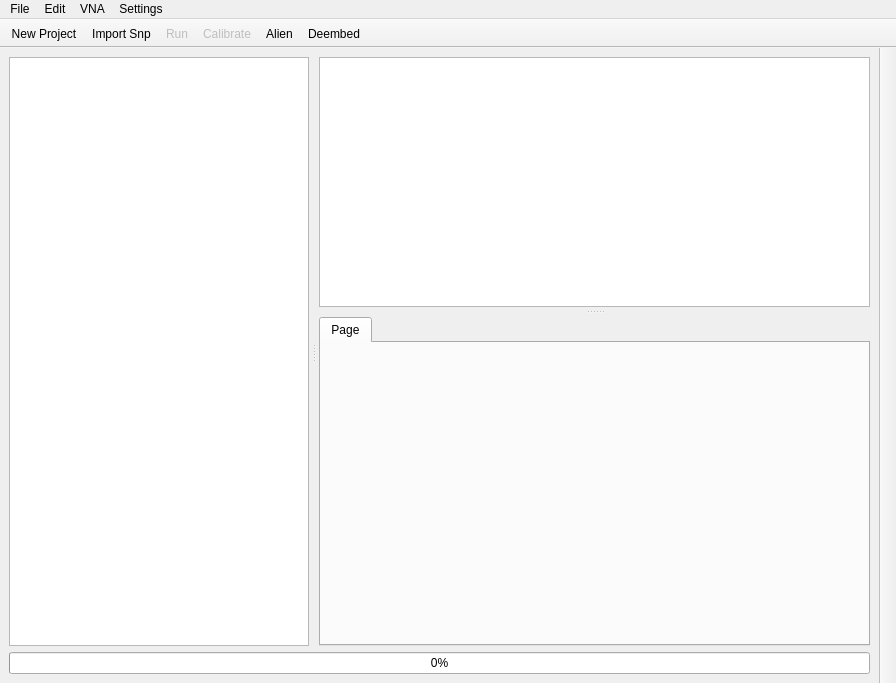
<?xml version="1.0" encoding="UTF-8"?>
<ui version="4.0">
 <class>MainWindow</class>
 <widget class="QMainWindow" name="MainWindow">
  <property name="geometry">
   <rect>
    <x>0</x>
    <y>0</y>
    <width>896</width>
    <height>683</height>
   </rect>
  </property>
  <property name="minimumSize">
   <size>
    <width>896</width>
    <height>683</height>
   </size>
  </property>
  <property name="windowTitle">
   <string>Belden Network Analyzer Software </string>
  </property>
  <property name="windowOpacity">
   <double>42.000000000000000</double>
  </property>
  <property name="unifiedTitleAndToolBarOnMac">
   <bool>false</bool>
  </property>
  <widget class="QWidget" name="centralwidget">
   <layout class="QHBoxLayout" name="horizontalLayout_3">
    <item>
     <layout class="QVBoxLayout" name="verticalLayout_4">
      <item>
       <widget class="QSplitter" name="splitter_2">
        <property name="cursor">
         <cursorShape>ArrowCursor</cursorShape>
        </property>
        <property name="orientation">
         <enum>Qt::Horizontal</enum>
        </property>
        <property name="opaqueResize">
         <bool>true</bool>
        </property>
        <property name="handleWidth">
         <number>10</number>
        </property>
        <property name="childrenCollapsible">
         <bool>false</bool>
        </property>
        <widget class="QTableWidget" name="sampleTable">
         <property name="sizePolicy">
          <sizepolicy hsizetype="Ignored" vsizetype="Expanding">
           <horstretch>1</horstretch>
           <verstretch>0</verstretch>
          </sizepolicy>
         </property>
         <property name="minimumSize">
          <size>
           <width>50</width>
           <height>507</height>
          </size>
         </property>
         <property name="maximumSize">
          <size>
           <width>300</width>
           <height>16777215</height>
          </size>
         </property>
         <property name="alternatingRowColors">
          <bool>true</bool>
         </property>
         <property name="selectionBehavior">
          <enum>QAbstractItemView::SelectRows</enum>
         </property>
         <attribute name="horizontalHeaderVisible">
          <bool>true</bool>
         </attribute>
         <attribute name="verticalHeaderVisible">
          <bool>false</bool>
         </attribute>
        </widget>
        <widget class="QWidget" name="verticalLayoutWidget">
         <layout class="QVBoxLayout" name="verticalLayout_3">
          <item>
           <widget class="QSplitter" name="splitter">
            <property name="cursor">
             <cursorShape>ArrowCursor</cursorShape>
            </property>
            <property name="orientation">
             <enum>Qt::Vertical</enum>
            </property>
            <property name="opaqueResize">
             <bool>true</bool>
            </property>
            <property name="handleWidth">
             <number>10</number>
            </property>
            <property name="childrenCollapsible">
             <bool>false</bool>
            </property>
            <widget class="Canvas" name="graphicsView">
             <property name="sizePolicy">
              <sizepolicy hsizetype="Expanding" vsizetype="Preferred">
               <horstretch>0</horstretch>
               <verstretch>0</verstretch>
              </sizepolicy>
             </property>
             <property name="minimumSize">
              <size>
               <width>0</width>
               <height>250</height>
              </size>
             </property>
             <property name="autoFillBackground">
              <bool>true</bool>
             </property>
            </widget>
            <widget class="QTabWidget" name="param_tabs">
             <property name="sizePolicy">
              <sizepolicy hsizetype="Expanding" vsizetype="Expanding">
               <horstretch>0</horstretch>
               <verstretch>100</verstretch>
              </sizepolicy>
             </property>
             <widget class="QWidget" name="tab">
              <attribute name="title">
               <string>Page</string>
              </attribute>
             </widget>
            </widget>
           </widget>
          </item>
         </layout>
        </widget>
       </widget>
      </item>
      <item>
       <widget class="QProgressBar" name="progressBar">
        <property name="value">
         <number>0</number>
        </property>
        <property name="textVisible">
         <bool>true</bool>
        </property>
       </widget>
      </item>
     </layout>
    </item>
   </layout>
  </widget>
  <widget class="QToolBar" name="toolBar2">
   <property name="windowTitle">
    <string>toolBar</string>
   </property>
   <property name="movable">
    <bool>false</bool>
   </property>
   <attribute name="toolBarArea">
    <enum>RightToolBarArea</enum>
   </attribute>
   <attribute name="toolBarBreak">
    <bool>false</bool>
   </attribute>
  </widget>
  <widget class="QToolBar" name="toolBar">
   <property name="enabled">
    <bool>true</bool>
   </property>
   <property name="font">
    <font>
     <strikeout>false</strikeout>
    </font>
   </property>
   <property name="windowTitle">
    <string>toolBar_2</string>
   </property>
   <property name="movable">
    <bool>false</bool>
   </property>
   <property name="floatable">
    <bool>true</bool>
   </property>
   <attribute name="toolBarArea">
    <enum>TopToolBarArea</enum>
   </attribute>
   <attribute name="toolBarBreak">
    <bool>false</bool>
   </attribute>
   <addaction name="actionNew_Project"/>
   <addaction name="actionToolbar_Import_SnP"/>
   <addaction name="actionRun"/>
   <addaction name="actionCalibrate_2"/>
   <addaction name="actionAlien"/>
   <addaction name="actionDeembed"/>
  </widget>
  <widget class="QMenuBar" name="menuBar">
   <property name="geometry">
    <rect>
     <x>0</x>
     <y>0</y>
     <width>896</width>
     <height>22</height>
    </rect>
   </property>
   <widget class="QMenu" name="menuFile">
    <property name="title">
     <string>File</string>
    </property>
    <addaction name="actionImport_Project"/>
    <addaction name="actionImport_SnP"/>
    <addaction name="separator"/>
    <addaction name="actionSave_Project"/>
    <addaction name="separator"/>
    <addaction name="actionExport_Excel"/>
    <addaction name="actionGenerate_Report"/>
    <addaction name="separator"/>
    <addaction name="actionExit"/>
    <addaction name="separator"/>
   </widget>
   <widget class="QMenu" name="menuEdit">
    <property name="title">
     <string>Edit</string>
    </property>
    <addaction name="actionCut"/>
    <addaction name="actionCopy"/>
    <addaction name="actionPaste"/>
    <addaction name="actionDelete"/>
    <addaction name="separator"/>
    <addaction name="actionUndo"/>
    <addaction name="actionRedo"/>
    <addaction name="separator"/>
    <addaction name="actionSelect_All"/>
    <addaction name="separator"/>
    <addaction name="actionFind"/>
   </widget>
   <widget class="QMenu" name="menuSettings">
    <property name="title">
     <string>Settings</string>
    </property>
    <addaction name="actionConfigure_Test"/>
    <addaction name="actionConfigure_Reports"/>
    <addaction name="separator"/>
    <addaction name="actionTest"/>
   </widget>
   <widget class="QMenu" name="menuVNA">
    <property name="title">
     <string>VNA</string>
    </property>
    <addaction name="actionConnect"/>
    <addaction name="actionDisconnect"/>
    <addaction name="separator"/>
    <addaction name="actionMeasure"/>
    <addaction name="actionCalibrate"/>
    <addaction name="separator"/>
    <addaction name="actionWho_am_I"/>
   </widget>
   <addaction name="menuFile"/>
   <addaction name="menuEdit"/>
   <addaction name="menuVNA"/>
   <addaction name="menuSettings"/>
  </widget>
  <action name="actionImport_SnP">
   <property name="text">
    <string>Import SnP</string>
   </property>
  </action>
  <action name="actionImport_Project">
   <property name="checkable">
    <bool>false</bool>
   </property>
   <property name="checked">
    <bool>false</bool>
   </property>
   <property name="text">
    <string>Import Project</string>
   </property>
  </action>
  <action name="actionSave_Project">
   <property name="text">
    <string>Save Project</string>
   </property>
  </action>
  <action name="actionExport_Excel">
   <property name="text">
    <string>Export Excel</string>
   </property>
  </action>
  <action name="actionGenerate_Report">
   <property name="text">
    <string>Generate Report</string>
   </property>
  </action>
  <action name="actionExit">
   <property name="text">
    <string>Exit</string>
   </property>
  </action>
  <action name="actionCut">
   <property name="text">
    <string>Cut</string>
   </property>
  </action>
  <action name="actionCopy">
   <property name="text">
    <string>Copy</string>
   </property>
  </action>
  <action name="actionPaste">
   <property name="text">
    <string>Paste</string>
   </property>
  </action>
  <action name="actionDelete">
   <property name="text">
    <string>Delete</string>
   </property>
  </action>
  <action name="actionUndo">
   <property name="text">
    <string>Undo</string>
   </property>
  </action>
  <action name="actionRedo">
   <property name="text">
    <string>Redo</string>
   </property>
  </action>
  <action name="actionFind">
   <property name="text">
    <string>Find</string>
   </property>
  </action>
  <action name="actionSelect_All">
   <property name="text">
    <string>Select All</string>
   </property>
  </action>
  <action name="actionConfigure_Test">
   <property name="text">
    <string>Configure Test</string>
   </property>
  </action>
  <action name="actionConnect_to_VNA">
   <property name="text">
    <string>Connect</string>
   </property>
  </action>
  <action name="actionConfigure_Reports">
   <property name="text">
    <string>Configure Reports</string>
   </property>
  </action>
  <action name="actionAbout">
   <property name="text">
    <string>About</string>
   </property>
  </action>
  <action name="actionTest">
   <property name="text">
    <string>Test</string>
   </property>
  </action>
  <action name="actionToolbar_Import_SnP">
   <property name="checkable">
    <bool>false</bool>
   </property>
   <property name="icon">
    <iconset resource="images.qrc">
     <normaloff>:/Pictures/Icons/ImportFIle2.png</normaloff>:/Pictures/Icons/ImportFIle2.png</iconset>
   </property>
   <property name="text">
    <string>Import Snp</string>
   </property>
   <property name="toolTip">
    <string>Import SnP file</string>
   </property>
  </action>
  <action name="actionNew_Project">
   <property name="checkable">
    <bool>false</bool>
   </property>
   <property name="icon">
    <iconset resource="images.qrc">
     <normaloff>:/Pictures/Icons/newProject.png</normaloff>:/Pictures/Icons/newProject.png</iconset>
   </property>
   <property name="text">
    <string>New Project</string>
   </property>
   <property name="toolTip">
    <string>Create New Project</string>
   </property>
  </action>
  <action name="actionConnect">
   <property name="text">
    <string>Connect</string>
   </property>
  </action>
  <action name="actionWho_am_I">
   <property name="enabled">
    <bool>false</bool>
   </property>
   <property name="text">
    <string>Who am I ?</string>
   </property>
  </action>
  <action name="actionMeasure">
   <property name="enabled">
    <bool>false</bool>
   </property>
   <property name="text">
    <string>Measure</string>
   </property>
  </action>
  <action name="actionCalibrate">
   <property name="enabled">
    <bool>false</bool>
   </property>
   <property name="text">
    <string>Calibrate</string>
   </property>
  </action>
  <action name="actionDisconnect">
   <property name="enabled">
    <bool>false</bool>
   </property>
   <property name="text">
    <string>Disconnect</string>
   </property>
  </action>
  <action name="actionRun">
   <property name="enabled">
    <bool>false</bool>
   </property>
   <property name="icon">
    <iconset resource="images.qrc">
     <normaloff>:/Pictures/Icons/Run.png</normaloff>
     <disabledoff>:/Pictures/Icons/Run_disabled.png</disabledoff>
     <disabledon>:/Pictures/Icons/Run_disabled.png</disabledon>:/Pictures/Icons/Run.png</iconset>
   </property>
   <property name="text">
    <string>Run</string>
   </property>
  </action>
  <action name="actionCalibrate_2">
   <property name="enabled">
    <bool>false</bool>
   </property>
   <property name="icon">
    <iconset resource="images.qrc">
     <normaloff>:/Pictures/Icons/calibrate.png</normaloff>
     <disabledoff>:/Pictures/Icons/calibrate_disabled.png</disabledoff>
     <disabledon>:/Pictures/Icons/calibrate_disabled.png</disabledon>:/Pictures/Icons/calibrate.png</iconset>
   </property>
   <property name="text">
    <string>Calibrate</string>
   </property>
  </action>
  <action name="actionAlien">
   <property name="icon">
    <iconset resource="images.qrc">
     <normaloff>:/Pictures/Icons/alien.png</normaloff>:/Pictures/Icons/alien.png</iconset>
   </property>
   <property name="text">
    <string>Alien</string>
   </property>
   <property name="toolTip">
    <string>Alien</string>
   </property>
  </action>
  <action name="actionDeembed">
   <property name="icon">
    <iconset resource="images.qrc">
     <normaloff>:/Pictures/Icons/deembed.png</normaloff>:/Pictures/Icons/deembed.png</iconset>
   </property>
   <property name="text">
    <string>Deembed</string>
   </property>
   <property name="toolTip">
    <string>Deembed</string>
   </property>
  </action>
 </widget>
 <customwidgets>
  <customwidget>
   <class>Canvas</class>
   <extends>QGraphicsView</extends>
   <header>canvas.h</header>
  </customwidget>
 </customwidgets>
 <resources>
  <include location="images.qrc"/>
 </resources>
 <connections>
  <connection>
   <sender>actionToolbar_Import_SnP</sender>
   <signal>triggered()</signal>
   <receiver>MainWindow</receiver>
   <slot>importSnp()</slot>
   <hints>
    <hint type="sourcelabel">
     <x>-1</x>
     <y>-1</y>
    </hint>
    <hint type="destinationlabel">
     <x>447</x>
     <y>341</y>
    </hint>
   </hints>
  </connection>
  <connection>
   <sender>actionNew_Project</sender>
   <signal>triggered()</signal>
   <receiver>MainWindow</receiver>
   <slot>newProject()</slot>
   <hints>
    <hint type="sourcelabel">
     <x>-1</x>
     <y>-1</y>
    </hint>
    <hint type="destinationlabel">
     <x>447</x>
     <y>341</y>
    </hint>
   </hints>
  </connection>
  <connection>
   <sender>sampleTable</sender>
   <signal>itemSelectionChanged()</signal>
   <receiver>MainWindow</receiver>
   <slot>setActiveSample()</slot>
   <hints>
    <hint type="sourcelabel">
     <x>162</x>
     <y>357</y>
    </hint>
    <hint type="destinationlabel">
     <x>447</x>
     <y>341</y>
    </hint>
   </hints>
  </connection>
  <connection>
   <sender>actionRun</sender>
   <signal>triggered()</signal>
   <receiver>MainWindow</receiver>
   <slot>aquire()</slot>
   <hints>
    <hint type="sourcelabel">
     <x>-1</x>
     <y>-1</y>
    </hint>
    <hint type="destinationlabel">
     <x>447</x>
     <y>341</y>
    </hint>
   </hints>
  </connection>
  <connection>
   <sender>actionImport_SnP</sender>
   <signal>triggered()</signal>
   <receiver>MainWindow</receiver>
   <slot>importSnp()</slot>
   <hints>
    <hint type="sourcelabel">
     <x>-1</x>
     <y>-1</y>
    </hint>
    <hint type="destinationlabel">
     <x>447</x>
     <y>341</y>
    </hint>
   </hints>
  </connection>
  <connection>
   <sender>actionConnect</sender>
   <signal>triggered()</signal>
   <receiver>MainWindow</receiver>
   <slot>connect()</slot>
   <hints>
    <hint type="sourcelabel">
     <x>-1</x>
     <y>-1</y>
    </hint>
    <hint type="destinationlabel">
     <x>447</x>
     <y>341</y>
    </hint>
   </hints>
  </connection>
  <connection>
   <sender>actionWho_am_I</sender>
   <signal>triggered()</signal>
   <receiver>MainWindow</receiver>
   <slot>whoAmI()</slot>
   <hints>
    <hint type="sourcelabel">
     <x>-1</x>
     <y>-1</y>
    </hint>
    <hint type="destinationlabel">
     <x>447</x>
     <y>341</y>
    </hint>
   </hints>
  </connection>
  <connection>
   <sender>actionMeasure</sender>
   <signal>triggered()</signal>
   <receiver>MainWindow</receiver>
   <slot>aquire()</slot>
   <hints>
    <hint type="sourcelabel">
     <x>-1</x>
     <y>-1</y>
    </hint>
    <hint type="destinationlabel">
     <x>447</x>
     <y>341</y>
    </hint>
   </hints>
  </connection>
  <connection>
   <sender>actionCalibrate_2</sender>
   <signal>triggered()</signal>
   <receiver>MainWindow</receiver>
   <slot>calibrate()</slot>
   <hints>
    <hint type="sourcelabel">
     <x>-1</x>
     <y>-1</y>
    </hint>
    <hint type="destinationlabel">
     <x>447</x>
     <y>341</y>
    </hint>
   </hints>
  </connection>
  <connection>
   <sender>actionDisconnect</sender>
   <signal>triggered()</signal>
   <receiver>MainWindow</receiver>
   <slot>disconnect()</slot>
   <hints>
    <hint type="sourcelabel">
     <x>-1</x>
     <y>-1</y>
    </hint>
    <hint type="destinationlabel">
     <x>447</x>
     <y>341</y>
    </hint>
   </hints>
  </connection>
  <connection>
   <sender>actionAlien</sender>
   <signal>triggered()</signal>
   <receiver>MainWindow</receiver>
   <slot>newAlien()</slot>
   <hints>
    <hint type="sourcelabel">
     <x>-1</x>
     <y>-1</y>
    </hint>
    <hint type="destinationlabel">
     <x>447</x>
     <y>341</y>
    </hint>
   </hints>
  </connection>
  <connection>
   <sender>actionDeembed</sender>
   <signal>triggered()</signal>
   <receiver>MainWindow</receiver>
   <slot>newDeembed()</slot>
   <hints>
    <hint type="sourcelabel">
     <x>-1</x>
     <y>-1</y>
    </hint>
    <hint type="destinationlabel">
     <x>447</x>
     <y>341</y>
    </hint>
   </hints>
  </connection>
  <connection>
   <sender>param_tabs</sender>
   <signal>currentChanged(int)</signal>
   <receiver>MainWindow</receiver>
   <slot>tabChange()</slot>
   <hints>
    <hint type="sourcelabel">
     <x>596</x>
     <y>490</y>
    </hint>
    <hint type="destinationlabel">
     <x>447</x>
     <y>341</y>
    </hint>
   </hints>
  </connection>
 </connections>
 <slots>
  <slot>importSnp()</slot>
  <slot>newProject()</slot>
  <slot>setActiveSample()</slot>
  <slot>tabChange()</slot>
  <slot>connect()</slot>
  <slot>aquire()</slot>
  <slot>calibrate()</slot>
  <slot>disconnect()</slot>
  <slot>whoAmI()</slot>
  <slot>newAlien()</slot>
  <slot>newDeembed()</slot>
 </slots>
</ui>
